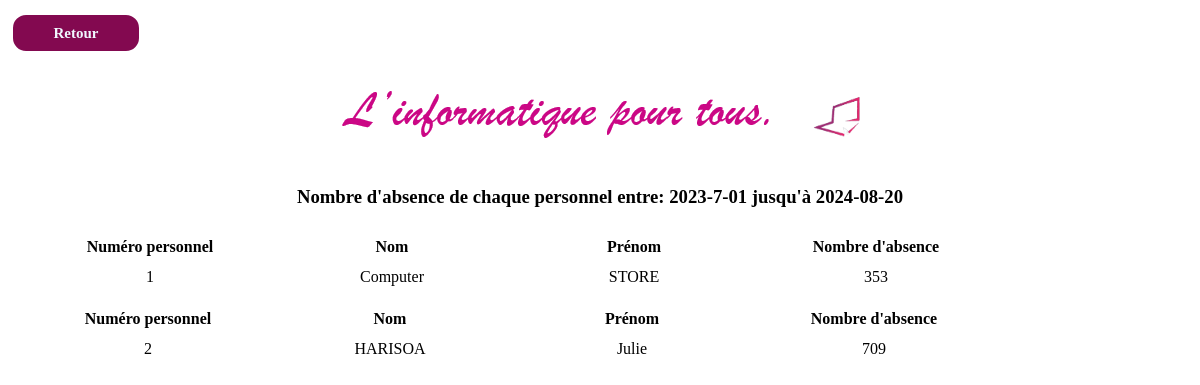
Screenshot of /notification.php with the database file from the repository.
### tables this page shows
CREATE TABLE IF NOT EXISTS `personnel` (
  `numero_personnel` int NOT NULL AUTO_INCREMENT,
  `nom` varchar(100) DEFAULT NULL,
  `prenom` varchar(100) DEFAULT NULL,
  `poste` varchar(50) NOT NULL,
  `numero_telephone` varchar(13) DEFAULT NULL,
  `email` varchar(150) DEFAULT NULL,
  `age` int NOT NULL,
  `numero_cin` varchar(12) NOT NULL,
  `adresse` varchar(50) NOT NULL,
  `nationalite` varchar(20) NOT NULL,
  `langue` varchar(20) NOT NULL,
  `travail_depuis` date NOT NULL,
  `image` varchar(255) NOT NULL,
  PRIMARY KEY (`numero_personnel`)
);

### notification.php (the view, shortened to what this page needs)
<!DOCTYPE html>
<html lang="en">
<head>
</head>
<body>
    <?php
                $moi_precedent = date('m') - 1;
                $date_precedent ='2023-'.$moi_precedent.'-01';
                $dated = new DateTime($date_precedent);
                $datef = new DateTime(date('20y-m-d'));
                $interval = new DateInterval('P1D');
                $periode = new DatePeriod($dated,$interval,$datef);
                $datefun=date('20y-m-d');
                ?>
                <a href="personnel.php">
                    <button class="boutton">Retour</button>
                </a>
                    <center>
                        <img src="image/legend.PNG" alt="image btn">
                        <img src="image/logo.png" id="logo">
                        <h3>Nombre d'absence de chaque personnel entre: <?=$date_precedent;?> jusqu'à <?= $datefun; ?></h3>
    <?php
        include_once "bd.php";
        $reqs=mysqli_query($con,"SELECT * FROM personnel ORDER BY numero_personnel ASC");
        $nb_absence = 0;
        if(mysqli_num_rows($reqs)==0)
        {
        }
        else
        {
                      while($rows = mysqli_fetch_assoc($reqs))
            {?>
                <table>
                    <tr>
                        <th>Numéro personnel</th>
                        <th>Nom</th>
                        <th>Prénom</th>
                        <th>Nombre d'absence </th>
                    </tr>
    <?php
                $numero=$rows['numero_personnel'];
                foreach($periode as $date)
                {
                    $jour= $date->format('Y-m-d');
                        if(date('N',strtotime($jour))==7)
                        {
                            $nb_absence = $nb_absence;
                        }
                        else
                        {
                            $req=mysqli_query($con,"SELECT * FROM entre WHERE numero_personnel='$numero' AND date_entre='$jour'");
                            if(mysqli_num_rows($req)==0)
                            {
                                $nb_absence=$nb_absence+1;
                            }
                            else
                            {
                                $nb_absence = $nb_absence;
                            }
                        }
                }
                ?>
                            <tr>
                                <td><?=$rows['numero_personnel']?></td>
                                <td><?=$rows['nom']?></td>
                                <td><?=$rows['prenom']?></td>
                                <td><?=$nb_absence?></td>
                            </tr>
                        </table>
                    </center>
                <?php
            }
        }
    ?>
</body>
</html>

### notification.php (style rules this page uses)
* { padding: 0px; margin-left: 2px; font-family:cursive; }
table { display: block; }
table, th, td { padding: 5px 20px; text-align: center; }
table th, td { width:200px; }
#logo { height: 80px; width: 80px; }
.boutton { background-color: #80034cf8; width: 130px; height: 40px; margin: 5px; border: 2px solid #fff; font-weight: bolder; color: aliceblue; font-size: 15px; border-radius: 15px; }

### rows the page displays
personnel: numero_personnel "1", nom "Computer", prenom "STORE", nb_absence "353"
personnel: numero_personnel "2", nom "HARISOA", prenom "Julie", nb_absence "709"
